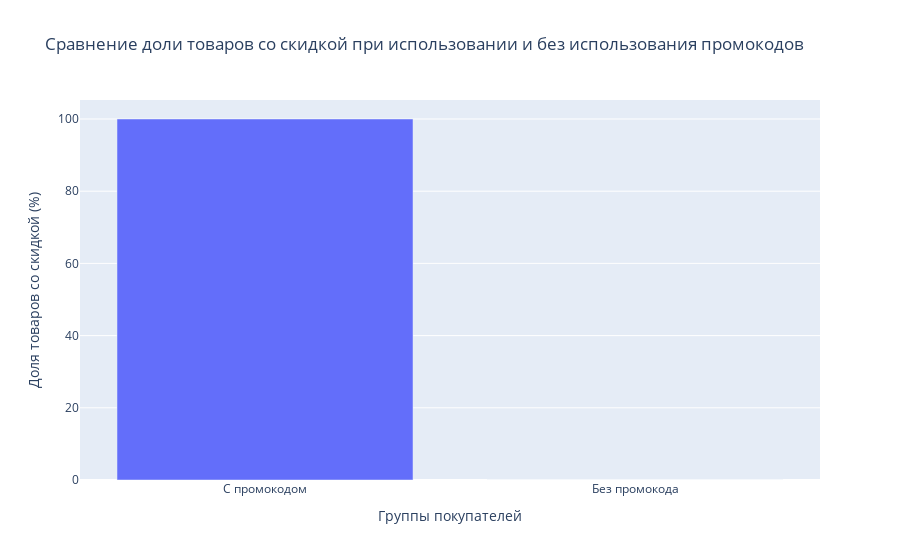

Write notebook code for a chart like this one.
### Code cell
# Клиенты, использующие промокоды, чаще покупают товары со скидкой, чем без промокодов.

promo_users = data[data['Promo Code Used'] == 'Yes']
non_promo_users = data[data['Promo Code Used'] == 'No']

discount_with_promo = promo_users['Discount Applied'].value_counts(normalize=True).get('Yes', 0)
discount_without_promo = non_promo_users['Discount Applied'].value_counts(normalize=True).get('Yes', 0)

print(f"Доля товаров со скидкой при использовании промокодов: {discount_with_promo:.2%}")
print(f"Доля товаров со скидкой без использования промокодов: {discount_without_promo:.2%}")

contingency_table = pd.crosstab(data['Promo Code Used'], data['Discount Applied'])

chi2, p_value, dof, expected = chi2_contingency(contingency_table)

print(f"χ²-статистика: {chi2:.2f}")
print(f"P-значение: {p_value:.4f}")

interpret(p_value)

categories = ['С промокодом', 'Без промокода']
values = [discount_with_promo * 100, discount_without_promo * 100]

fig = go.Figure(data=[
    go.Bar(name='Доля товаров со скидкой (%)', x=categories, y=values)
])

fig.update_layout(
    title="Сравнение доли товаров со скидкой при использовании и без использования промокодов",
    xaxis_title="Группы покупателей",
    yaxis_title="Доля товаров со скидкой (%)",
    template="plotly"
)

fig.show()

### Figure 1 — Plotly figure (JSON) as saved in the notebook; plotly's stock layout.template omitted (floating-point values rounded to 4 significant figures)
{"data": [{"name": "Доля товаров со скидкой (%)", "type": "bar", "x": ["С промокодом", "Без промокода"], "y": [100, 0]}], "layout": {"title": {"text": "Сравнение доли товаров со скидкой при использовании и без использования промокодов"}, "xaxis": {"title": {"text": "Группы покупателей"}}, "yaxis": {"title": {"text": "Доля товаров со скидкой (%)"}}}}
